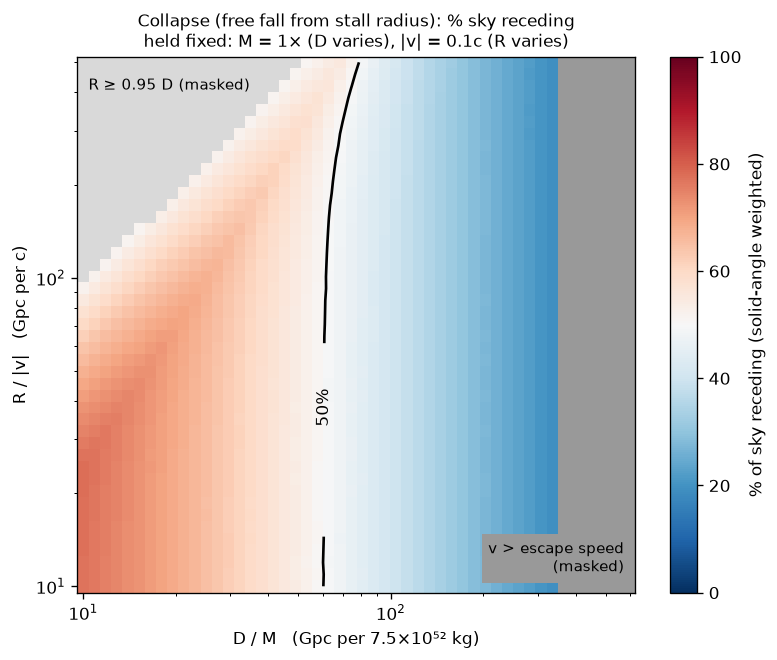

Recreate this plot in Python.
import numpy as np, matplotlib; matplotlib.use("Agg"); import matplotlib.pyplot as plt
exec(open("rel_vel_collapse_combo_c.py").read().split("sets=")[0])
V=0.1; M=1.0   # held fixed: our infall speed 0.1c, mass 1x7.5e52 kg; D = x*M, R = y*V
X=np.geomspace(10,600,50); Y=np.geomspace(10,500,45)
vesc=lambda Dv: np.sqrt(2*GM0*M/(Dv*GPC))/c
Z=np.full((len(Y),len(X)),np.nan); code=np.zeros_like(Z)
for j,y in enumerate(Y):
    for i,x in enumerate(X):
        Dv=x*M; R=y*V; ve=vesc(Dv)
        if V>=ve: code[j,i]=1; continue
        if R>=0.95*Dv: code[j,i]=2; continue
        rst=Dv/(1-(V/ve)**2); yy=curve(M,Dv,R,rst); Z[j,i]=100*(w*(yy>0)).sum()/w.sum()
print("range %.1f–%.1f"%(np.nanmin(Z),np.nanmax(Z)))
f,ax=plt.subplots(figsize=(7.5,5.8))
ax.pcolormesh(X,Y,np.where(code==1,1,np.nan),cmap=matplotlib.colors.ListedColormap(["0.6"]),shading="auto")
ax.pcolormesh(X,Y,np.where(code==2,1,np.nan),cmap=matplotlib.colors.ListedColormap(["0.85"]),shading="auto")
pc=ax.pcolormesh(X,Y,Z,vmin=0,vmax=100,cmap="RdBu_r",shading="auto")
cs=ax.contour(X,Y,Z,[50],colors="k",linewidths=1.6); ax.clabel(cs,fmt="50%%")
for p in cs.allsegs[0]: print(np.round(p[::max(1,len(p)//8)],1).tolist())
ax.set_xscale("log"); ax.set_yscale("log")
ax.text(0.98,0.04,"v > escape speed\n(masked)",transform=ax.transAxes,ha="right",fontsize=9,bbox=dict(fc="0.6",ec="none"))
ax.text(0.02,0.96,"R ≥ 0.95 D (masked)",transform=ax.transAxes,va="top",fontsize=9,bbox=dict(fc="0.85",ec="none"))
ax.set_xlabel("D / M   (Gpc per 7.5×10⁵² kg)"); ax.set_ylabel("R / |v|   (Gpc per c)")
plt.colorbar(pc,label="% of sky receding (solid-angle weighted)")
ax.set_title("Collapse (free fall from stall radius): % sky receding\nheld fixed: M = 1× (D varies), |v| = 0.1c (R varies)",fontsize=10)
f.savefig("heat_recede_DM_Rv.png",dpi=120,bbox_inches="tight")
